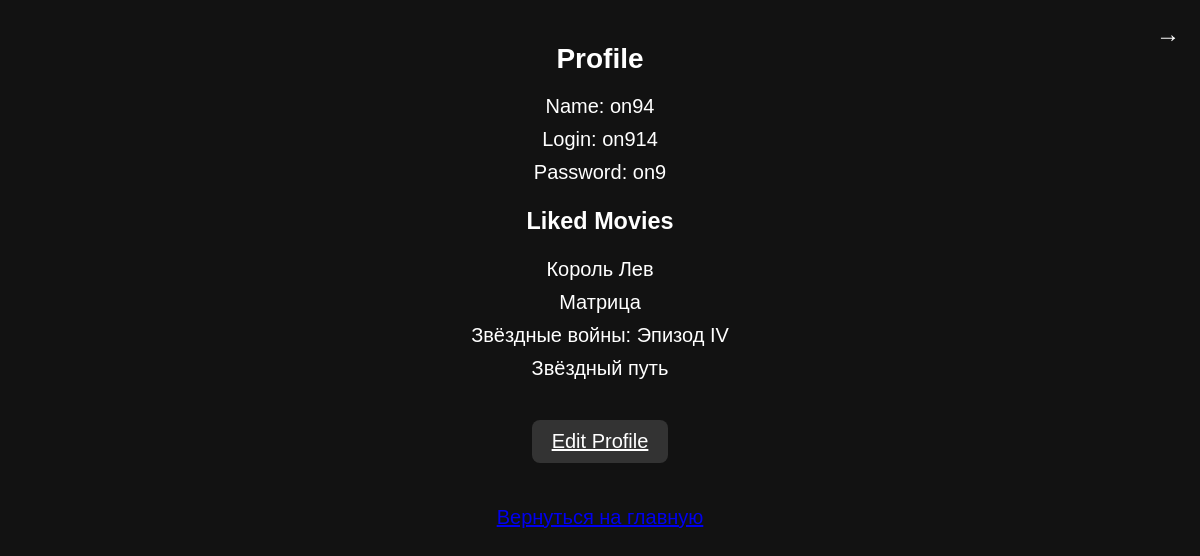
Page /users/profile/ (signed in) on the earlier database version.
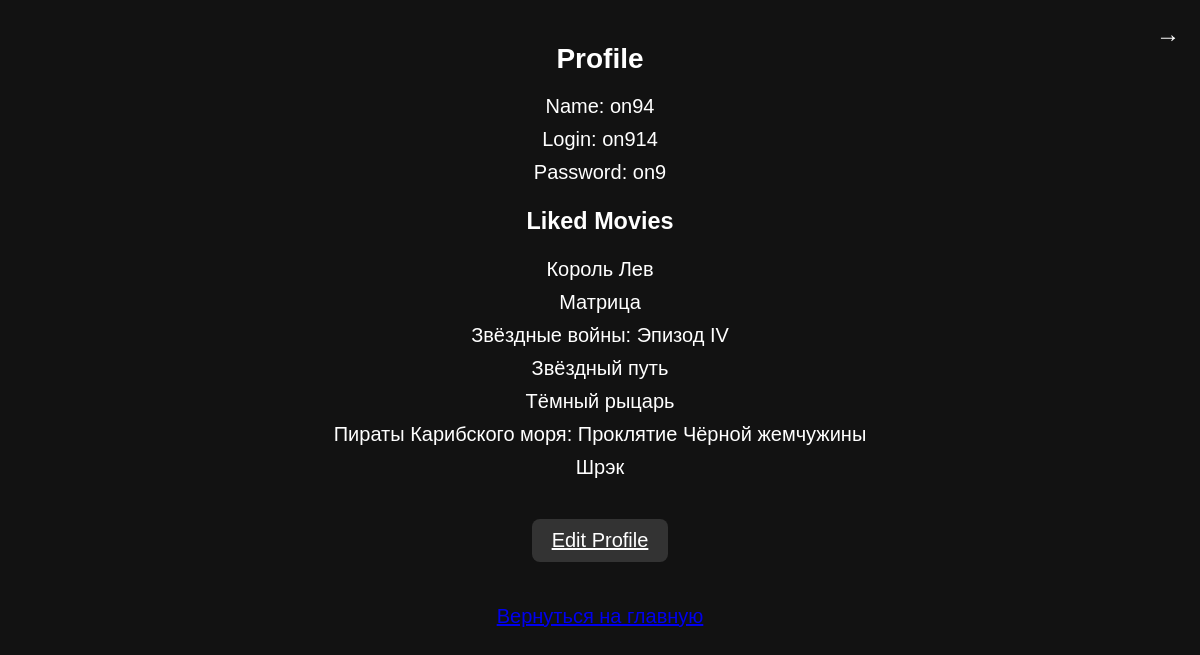
Same page on the later database version.
### users/models.py (models this page shows, shortened)
class User(models.Model):
    name = models.CharField(max_length=255)
    login = models.CharField(max_length=255, unique=True)
    password = models.CharField(max_length=255)

class Liked(models.Model):
    user = models.ForeignKey(User, on_delete=models.CASCADE)
    movie = models.ForeignKey(Movie, on_delete=models.CASCADE)
    created_at = models.DateTimeField(auto_now_add=True)
    class Meta:
        unique_together = ('user', 'movie')  # Уникальная пара пользователь-фильм

### movies/models.py (models this page shows, shortened)
class Movie(models.Model):
    title = models.CharField(max_length=255)
    genres = models.JSONField()
    movie_id = models.IntegerField(unique=True)

### users/views.py (the view)
# urls.py: path('profile/', views.profile, name='profile'),
def profile(request):
    user_id = request.session.get('user_id')
    if not user_id:
        return redirect('login')
    user = User.objects.get(id=user_id)
    liked_movies = Liked.objects.filter(user=user).select_related('movie')
    return render(request, 'users/profile.html', {'user': user, 'liked_movies': liked_movies})

### users/templates/users/profile.html (shortened to what this page needs)
<!DOCTYPE html>
<html lang="en">
<head>
</head>
<body>
    <div class="profile">
        <a href="{% url 'logout' %}" class="logout-link">&#8594;</a>
        <h2>Profile</h2>
        <p>Name: {{ user.name }}</p>
        <p>Login: {{ user.login }}</p>
        <p>Password: {{ user.password }}</p>
        <h3>Liked Movies</h3>
        <ul>
            {% for like in liked_movies %}
                <li>
                    <a href="{% url 'movie_detail' like.movie.id %}">{{ like.movie.title }}</a>
                </li>
            {% endfor %}
        </ul>
        <a href="{% url 'edit_profile' %}" class="edit-profile-link">Edit Profile</a>
        <br><br>
        <a href="{% url 'movie_list' %}">Вернуться на главную</a>
    </div>
</body>
</html>

### users/templates/users/profile.html (style rules this page uses)
body { font-family: 'Arial', sans-serif; background-color: #121212; color: #ffffff; font-size: 20px; margin: 0; padding: 0; display: flex; flex-direction: column; align-items: center; min-height: 100vh; }
.profile { width: 80%; max-width: 800px; margin: 20px auto; text-align: center; }
.profile h2 { font-size: 28px; margin-bottom: 20px; }
.profile p { margin: 10px 0; }
.profile ul { list-style-type: none; padding: 0; }
.profile ul li { margin: 10px 0; }
.profile ul li a { color: #ffffff; text-decoration: none; }
.profile .edit-profile-link { display: inline-block; margin: 20px 0; background-color: #333; color: #ffffff; border: none; padding: 10px 20px; cursor: pointer; border-radius: 8px; transition: background-color 0.3s; }
.profile .logout-link { position: absolute; top: 20px; right: 20px; font-size: 24px; color: #ffffff; text-decoration: none; }

Differences in the rows shown:
added Liked: movie "Тёмный рыцарь"
added Liked: movie "Пираты Карибского моря: Проклятие Чёрной жемчужины"
added Liked: movie "Шрэк"
